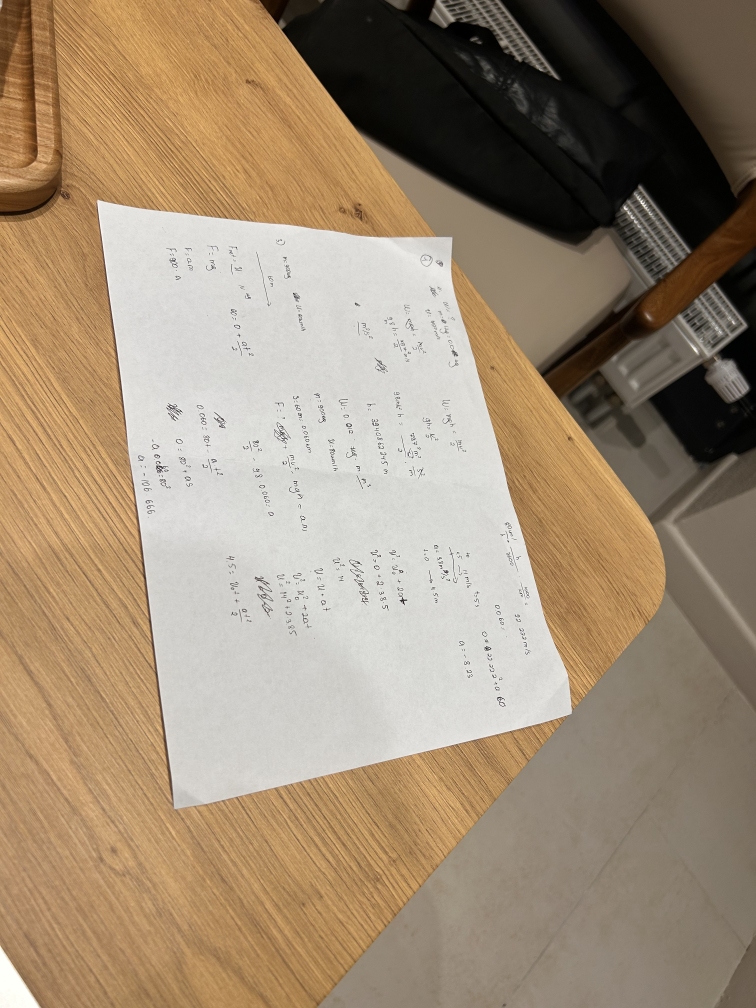
#> input picture data/IMG_2647.jpg, 3024 x 4032 px (shown at 1/4 size)
$ python -i find_contour.py   (imports and definitions only)
#> lines starting #> are read from the running program, lines starting #| are printed output that depends on the picture; after the words box and inside, x2 and y2 are one past the last pixel; in counts of white or black regions, pixels touching at a corner belong together
#> further down, picture is the input picture: shape (4032, 3024, 3); mean B, G, R 116.5, 139.6, 158.4
### python/contour_detection.py
import cv2 as cv

def contour_detection(img, edged):

    contours, _ = cv.findContours(edged.copy(), cv.RETR_EXTERNAL, cv.CHAIN_APPROX_SIMPLE)
    contours = sorted(contours, key=cv.contourArea, reverse=True)
    img_area = img.shape[0] * img.shape[1]
    doc_contour = None
    for c in contours:
        area = cv.contourArea(c)
        if area > 0.90 * img_area or area < 0.05 * img_area:
            continue
        peri = cv.arcLength(c, True)
        approx = cv.approxPolyDP(c, 0.02 * peri, True)
        if len(approx) == 4:
            doc_contour = approx
            break

    return doc_contour

### python/find_contour.py
import cv2 as cv
import numpy as np
from contour_detection import contour_detection
from grabcut import grabcut_detection
from match_points import match_points_generation
from hsv_detection import hsv_detect

def find_contour(img):
    height = 500
    ratio = img.shape[0] / height
#> ratio = 8.06
    img = cv.resize(img, (int(img.shape[1] / ratio), height)) # interpolation is not needed as we are about to blur it anyway.
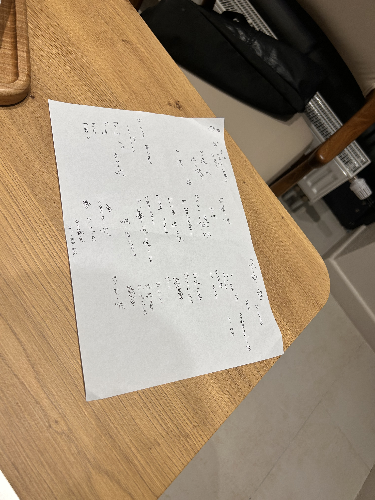
#> img: shape (500, 375, 3); mean of channels 0, 1, 2 116.4, 139.5, 158.3; drawn as B, G, R

    gray_img = cv.cvtColor(img, cv.COLOR_BGR2GRAY)
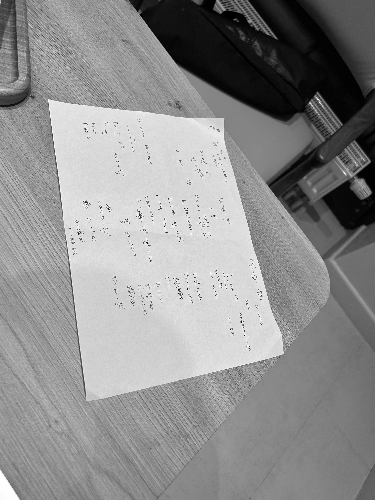
#> gray_img: shape (500, 375); min 0, max 255, mean 142.5

    blur_gray_img = cv.GaussianBlur(gray_img, (5, 5), 0)

    low, up = 70, 200
    edged_blur_gray_img = cv.Canny(blur_gray_img, low, up)
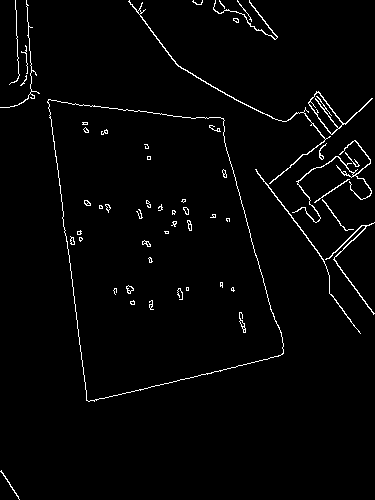
#> edged_blur_gray_img: shape (500, 375); 2.2% white in thin lines or dots

    kernel = np.ones((5, 5), np.uint8)

    edged = cv.morphologyEx(edged_blur_gray_img, cv.MORPH_CLOSE, kernel)
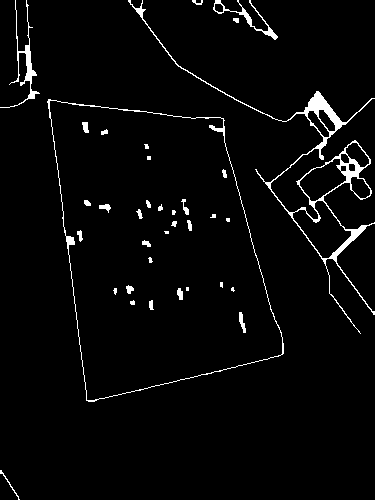
#> edged: shape (500, 375); 3.1% white; 36 white regions (11 under 20 px)

    contour = contour_detection(img, edged)
#> in contour_detection, `contours, _ = cv.findContours(edged.copy(), cv.RETR_EXTERNAL, cv.CHAIN..`: contours = 7 contours, 2 with area under 20; largest, box (x1, y1, x2, y2) and area: (47, 99, 284, 402) 50030, (128, 0, 375, 334) 5748, (0, 0, 40, 108) 284, (213, 0, 278, 40) 284, (0, 470, 20, 500) 21
#> the loop in contour_detection, `for c in contours:` made 1 pass
#> (area, peri, doc_contour) on pass 1: (50030, 980.1, [[48, 99], [86, 400], [282, 354], [223, 118]])
#> contour = [[48, 99], [86, 400], [282, 354], [223, 118]]

    if contour is not None:
        print("Its CONTOUR DETECTION")
        return contour, ratio

    contour = hsv_detect(img)
    if contour is not None:
        print("Its HSV")
        return contour, ratio


    # [4 lines of commented-out code are left out]

    contour = grabcut_detection(img)
    if contour is not None:
        print("Its GRABCUT")
        return contour, ratio

    print("Its Match points")
    return match_points_generation(img), ratio

>>> import cv2
>>> picture = cv2.imread('../data/IMG_2647.jpg')
>>> result = find_contour(picture)
#> result = ([[48, 99], [86, 400], [282, 354], [223, 118]], 8.06)
